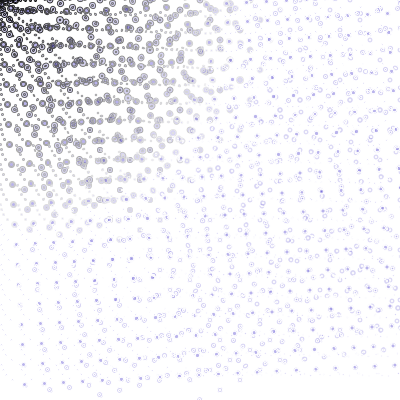
Frame 1 (no input)
Frame 60 (the mouse pressed at the canvas centre just before this capture): identical to frame 1, image omitted
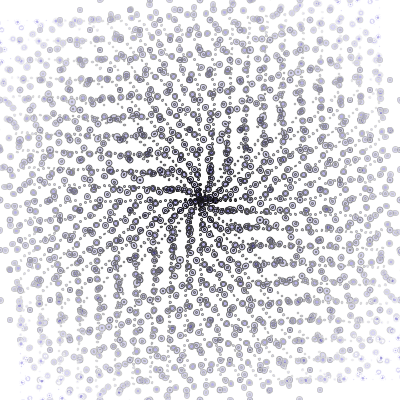
Frame 120 (the mouse held since frame 60 and released just before this capture)

The Processing sketch that drew these frames (run headless with seeded random() and noise(); from frame 60 on, the mouse is pressed at the canvas centre):

// Processing sketch: processing_28761
// ── processing_28761.pde

void setup() {
  size(400,400);
  smooth();

}


void draw() { 
  background (255);
  int x=0;
  int y=0;
  float angle = 0;
  fill(55,40,200,50);
  for (x = 0;  x <= width; x+=20) {
    for (y= 0; y <= height; y+=20) {
      
      pushMatrix();
      translate(x,y);
      angle = atan2(mouseY-y, mouseX-x);
      rotate(angle);
      float abstand = dist(mouseX, mouseY, x, y);
      stroke(abstand);

      ellipse(0,abstand/2,6,6);
      
      ellipse(5,abstand/4,6,6);
     
      ellipse(10,abstand/8,6,6);
    
      ellipse(15,abstand/16,6,6);
      
      ellipse(0,abstand/2,2,2);
      ellipse(5,abstand/4,2,2);
      ellipse(10,abstand/8,2,2);
      ellipse(15,abstand/16,4,4);
      ellipse(20,abstand/32,2,2);
      ellipse(25,abstand/64,2,2);
      ellipse(30,abstand/120,2,2);
      ellipse(35,abstand/256,2,2);
      popMatrix();
      
  }
 
 }
  
}
